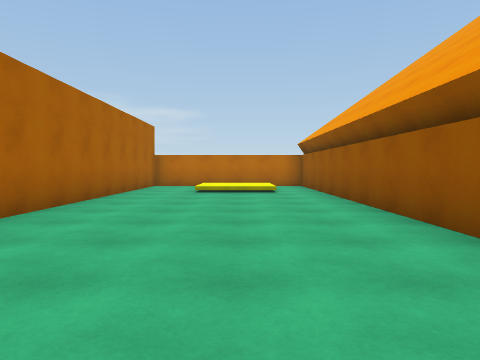
view 1 (above)

24 first-person views from a walk through a Unity game level. The camera is 1.2 m above the floor, tilts 2° down and sees 70° across. The floor is counted in squares, 2 m on a side. Each view is taken from the middle of a square. On the plan, view 1 faces up. The plan holds only what a view shows up to about 10 squares ahead; the rest is blank. The place goes on beyond the plan. The player is left out. Surface patterns are stand-ins for the level's own textures.

view 2
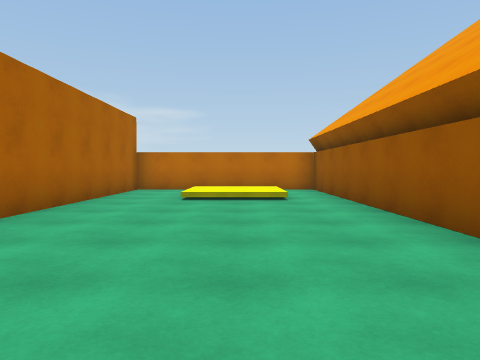

view 3
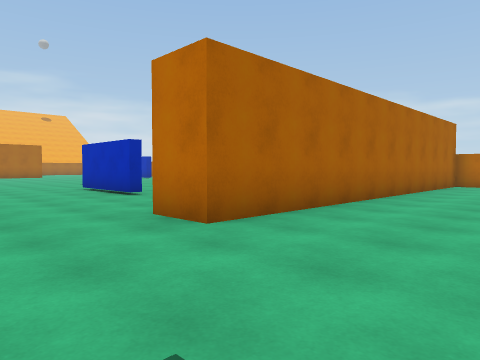

view 4
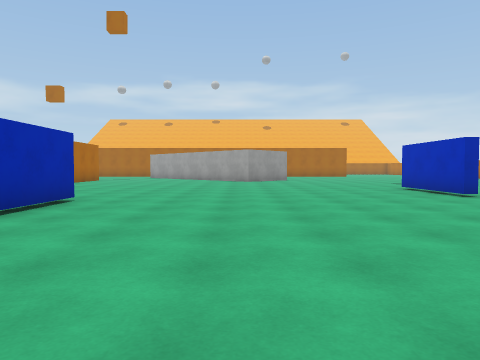

view 5
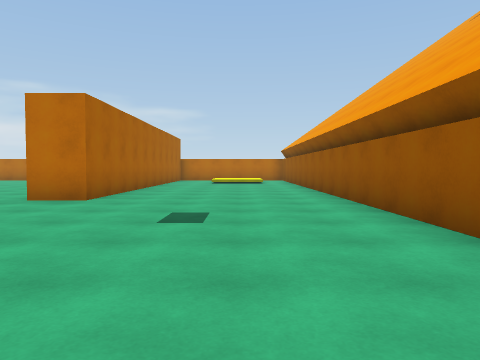

view 6
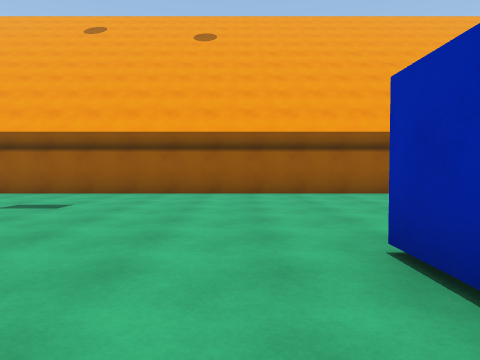

view 7
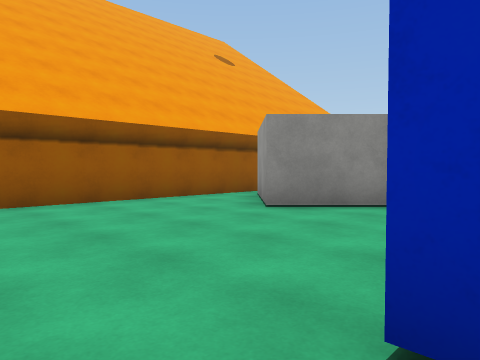

view 8
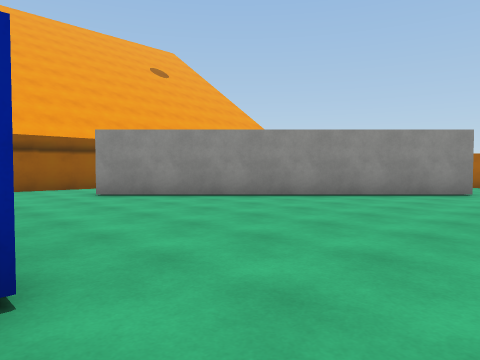

view 9
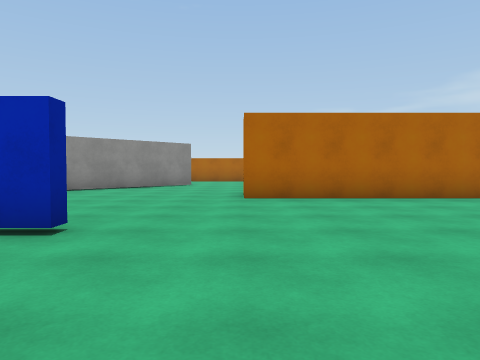

view 10
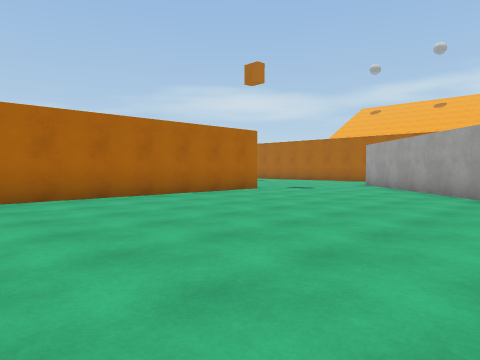

view 11
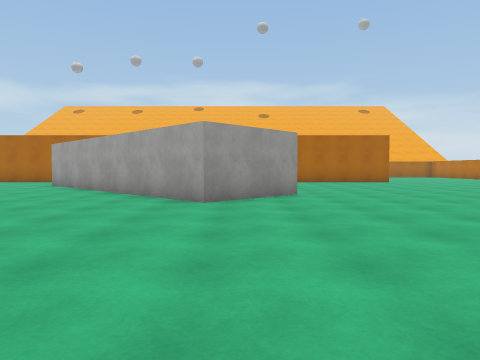

view 12
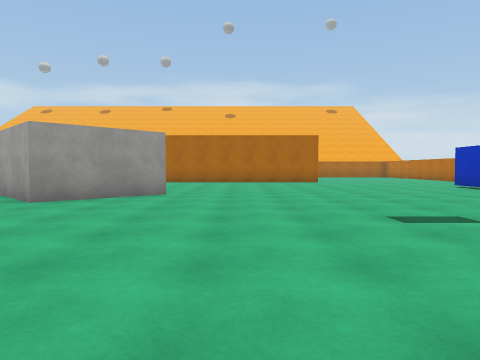

view 13
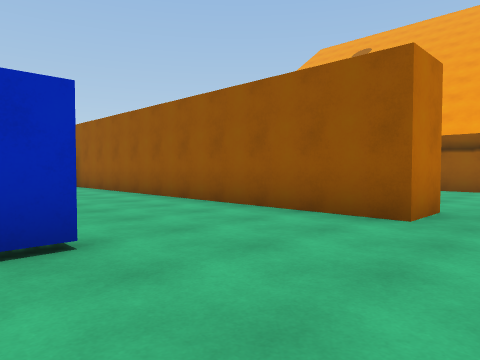

view 14
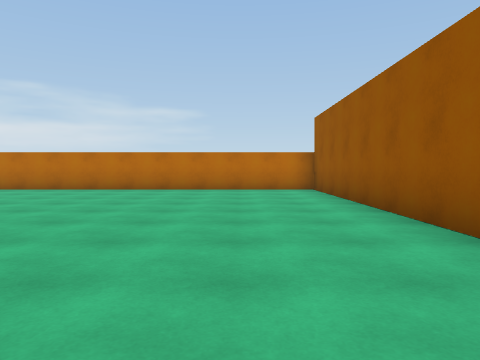

view 15
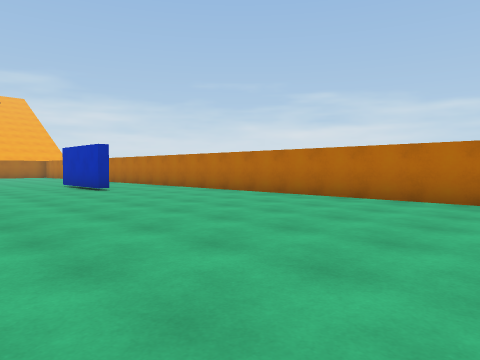

view 16
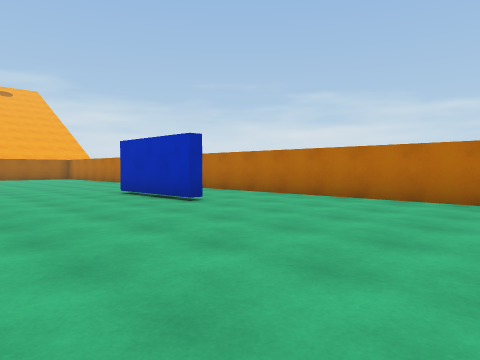

view 17
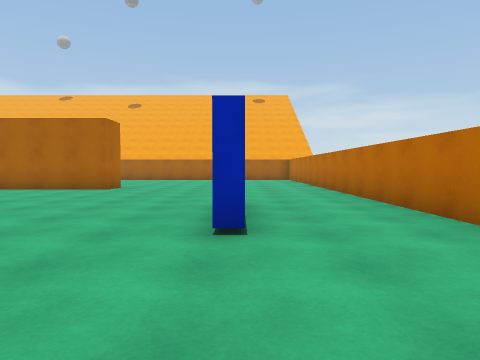

view 18
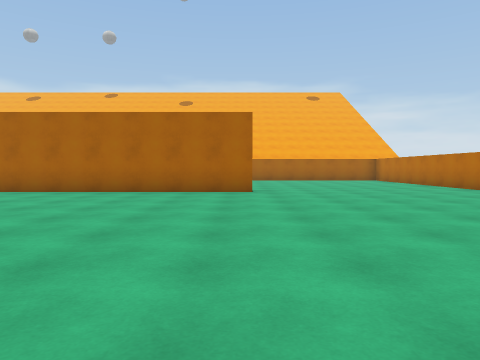

view 19
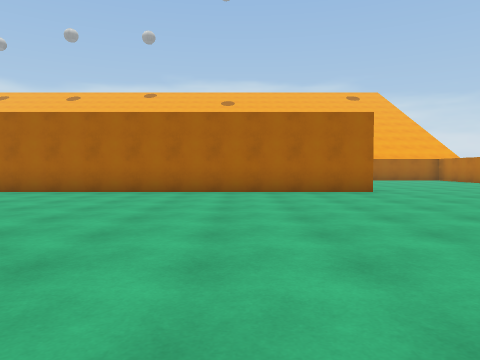

view 20
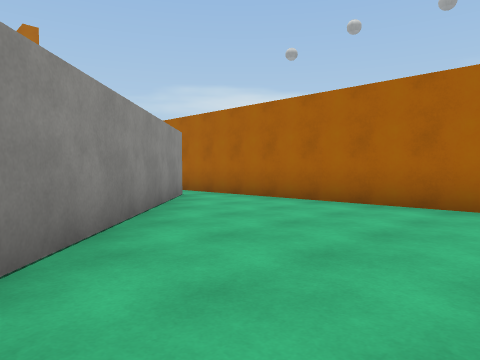

view 21
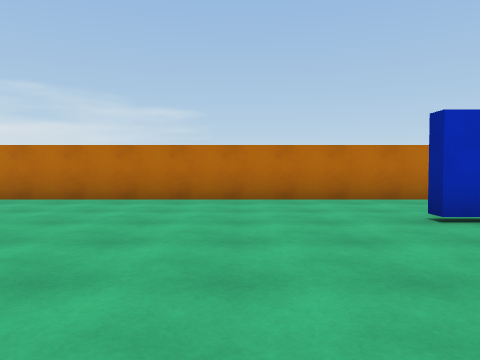

view 22
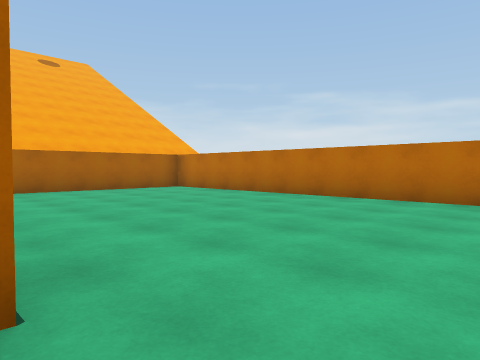

view 23
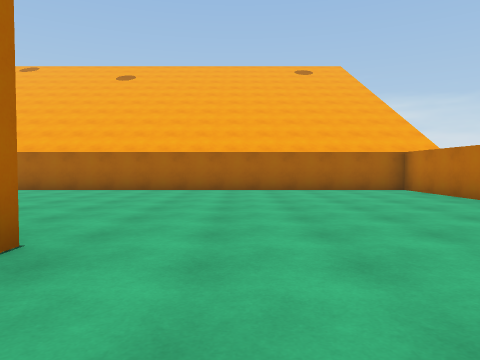

view 24
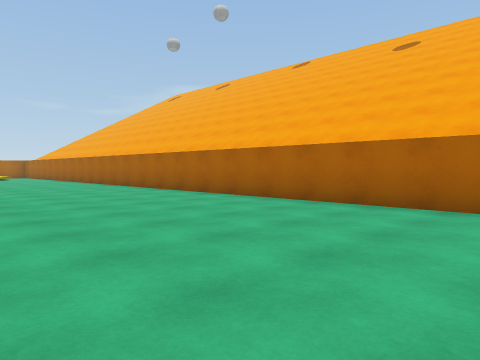

### Floor plan
Points are (right, up) in squares from view 1. A wall is a line through its corners. A room is listed if a view was taken in it or the views show most of it. See-through windows are left out.
Room 1 (views 1, 2, 3, 4, 5, 6, 7, 8, 9, 10, 11, 12, 13, 14, 15, 16, 17, 18, 19, 20, 21, 22, 23, 24)
walls: (-16.9, 0.4) (-14.9, -1.6) (-19.3, -6); (-16.4, -8.8) (-8, -8.8); (-22.6, -5.5) (-18.3, -1.2); (-6.4, -5.1) (-3.5, -5.1); (-7, 2.6) (-9.9, 2.6); (-17, 8.8) (-19.9, 8.8); (-24.6, 5.3) (-23.5, 5.3) (-23.5, -6.8); (-6.3, -13.8) (-0.5, -8) (1.2, -9.8); (2, -10.8) (2, 11.5) (-2.8, 11.5) (-2.8, 1.3) (-3.9, 1.3) (-3.9, 11.5) (-31.4, 11.5) (-31.4, -2.9)

Where each view was taken, in squares from view 1:
view 1: 0 up, 0 right, facing up
view 2: 2 up, 0 right, facing up
view 3: 1 down, 0 right, facing up-left
view 4: 2 down, 0 right, facing left
view 5: 5 down, 0 right, facing up
view 6: 4 down, 6 left, facing right
view 7: 4 down, 4 left, facing down-right
view 8: 5 down, 8 left, facing down-right
view 9: 2 down, 8 left, facing down
view 10: 2 down, 9 left, facing down-left
view 11: 1 down, 9 left, facing left
view 12: 2 up, 9 left, facing left
view 13: 0 up, 8 left, facing up-right
view 14: 2 up, 6 left, facing up
view 15: 5 up, 8 left, facing up-left
view 16: 5 up, 12 left, facing up-left
view 17: 9 up, 14 left, facing left
view 18: 5 up, 15 left, facing left
view 19: 2 up, 15 left, facing left
view 20: 1 up, 18 left, facing down-left
view 21: 5 up, 22 left, facing up
view 22: 5 up, 22 left, facing up-left
view 23: 7 up, 22 left, facing left
view 24: 6 up, 26 left, facing down-left
